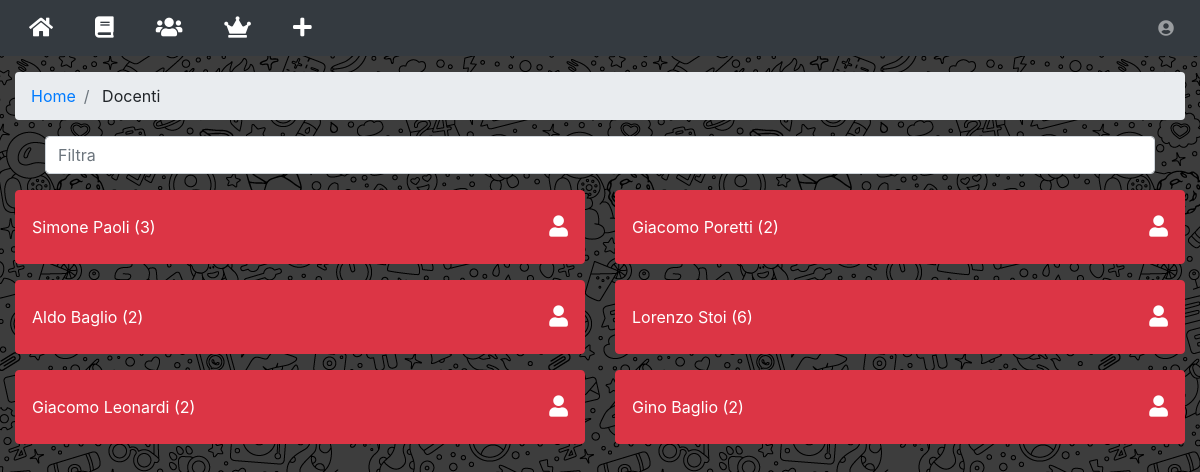
The app's page /filtraDocenti/index.php (signed in) with its own data.
### tables this page shows
CREATE TABLE `utenti` (
  `id` int(15) NOT NULL AUTO_INCREMENT,
  `email` varchar(100) NOT NULL,
  `password` varchar(40) NOT NULL,
  `nome` varchar(20) NOT NULL,
  `cognome` varchar(20) NOT NULL,
  `tipo` ENUM('studente', 'professore', 'admin') DEFAULT 'studente',
  `aiuti` BOOLEAN DEFAULT 1,
  `notifiche` BOOLEAN DEFAULT 1,
  PRIMARY KEY (`id`),
  UNIQUE KEY (`email`)
);

### src/connection.php (called while the page is built, shortened)
<?php
  function query($sql){
    $conn = new mysqli("localhost", "root", "", "appRendiamo");
    $tabella = array();
    $result = $conn->query($sql);
    if (isset($result->num_rows)){
      if ($result->num_rows == 0) {
        return $tabella;
      } else while($row = $result->fetch_assoc()){
        array_push($tabella, $row);
      }
      return $tabella;
    } else {
      $conn->close();
    }
  }
?>

### src/filtraDocenti/wrapper.php (the view, shortened to what this page needs)
<div class="container-fluid">
  <ol class="breadcrumb">
    <li class="breadcrumb-item">
      <a href="../home/">Home</a>
    </li>
    <li class="breadcrumb-item">
      Docenti
    </li>
  </ol>
  <?php $docenti = query("SELECT utenti.*, COUNT(lezioni.id) AS count
                          FROM utenti, lezioni
                          WHERE lezioni.idUtente=utenti.id
                          GROUP BY utenti.id") ?>
  <div class="container">
    <div class="form-group">
      <div class="form-label-group">
        <input name="password" type="text" class="form-control" placeholder="Filtra" onkeyup="filtraDocenti(this.value)">
      </div>
    </div>
  </div>
  <div class="row">
    <?php foreach ($docenti as $docente): ?>
      <div class="col-xl-6 col-sm-6 mb-3" name="docente" search="<?php echo $docente['nome']. " " .$docente['cognome']?>">
        <button class="btn btn-block btn-danger h-100 p-3 mb-3" onclick="window.location='../lezioni/?docente=<?php echo $docente['id'] ?>'">
          <div class="float-right">
            <i class="fa-lg fas fa-user"></i>
          </div>
          <div class="float-left">
            <?php echo $docente['nome']. " " .$docente['cognome']?>
            (<?php echo $docente['count'] ?>)
          </div>
        </button>
  		</div>
    <?php endforeach; ?>
  </div>
</div>

### records on screen
utenti: nome "Simone", cognome "Paoli", count "3"
utenti: nome "Giacomo", cognome "Poretti", count "2"
utenti: nome "Aldo", cognome "Baglio", count "2"
utenti: nome "Lorenzo", cognome "Stoi", count "6"
utenti: nome "Giacomo", cognome "Leonardi", count "2"
utenti: nome "Gino", cognome "Baglio", count "2"
